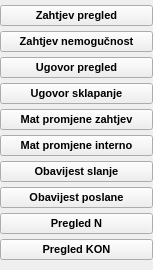
                <widget class="QWidget" name="pagePregled">
                 <property name="geometry">
                  <rect>
                   <x>0</x>
                   <y>-54</y>
                   <width>153</width>
                   <height>270</height>
                  </rect>
                 </property>
                 <property name="sizePolicy">
                  <sizepolicy hsizetype="Preferred" vsizetype="Maximum">
                   <horstretch>0</horstretch>
                   <verstretch>0</verstretch>
                  </sizepolicy>
                 </property>
                 <property name="font">
                  <font>
                   <pointsize>8</pointsize>
                   <weight>75</weight>
                   <bold>true</bold>
                  </font>
                 </property>
                 <attribute name="icon">
                  <iconset resource="../../resources/DonatForm.qrc">
                   <normaloff>:/InDonat/Forms/images/ig_menuBlueUp.gif</normaloff>:/InDonat/Forms/images/ig_menuBlueUp.gif</iconset>
                 </attribute>
                 <attribute name="label">
                  <string>Pregled</string>
                 </attribute>
                 <layout class="QVBoxLayout" name="verticalLayout_10">
                  <property name="spacing">
                   <number>0</number>
                  </property>
                  <property name="leftMargin">
                   <number>0</number>
                  </property>
                  <property name="topMargin">
                   <number>0</number>
                  </property>
                  <property name="rightMargin">
                   <number>0</number>
                  </property>
                  <property name="bottomMargin">
                   <number>0</number>
                  </property>
                  <item>
                   <widget class="QPushButton" name="btnMnuZahtjevPregled">
                    <property name="cursor">
                     <cursorShape>PointingHandCursor</cursorShape>
                    </property>
                    <property name="text">
                     <string>Zahtjev pregled</string>
                    </property>
                   </widget>
                  </item>
                  <item>
                   <widget class="QPushButton" name="btnMnuZahtjevNemogucnost">
                    <property name="cursor">
                     <cursorShape>PointingHandCursor</cursorShape>
                    </property>
                    <property name="text">
                     <string>Zahtjev nemogučnost</string>
                    </property>
                   </widget>
                  </item>
                  <item>
                   <widget class="QPushButton" name="btnMnuUgovorPregled">
                    <property name="cursor">
                     <cursorShape>PointingHandCursor</cursorShape>
                    </property>
                    <property name="text">
                     <string>Ugovor pregled</string>
                    </property>
                   </widget>
                  </item>
                  <item>
                   <widget class="QPushButton" name="btnMnuUgovorSklapanje">
                    <property name="cursor">
                     <cursorShape>PointingHandCursor</cursorShape>
                    </property>
                    <property name="text">
                     <string>Ugovor sklapanje</string>
                    </property>
                   </widget>
                  </item>
                  <item>
                   <widget class="QPushButton" name="btnMnuMatPromjeneZahtjev">
                    <property name="cursor">
                     <cursorShape>PointingHandCursor</cursorShape>
                    </property>
                    <property name="text">
                     <string>Mat promjene zahtjev</string>
                    </property>
                   </widget>
                  </item>
                  <item>
                   <widget class="QPushButton" name="btnMnuMatPromjeneInterno">
                    <property name="cursor">
                     <cursorShape>PointingHandCursor</cursorShape>
                    </property>
                    <property name="text">
                     <string>Mat promjene interno</string>
                    </property>
                   </widget>
                  </item>
                  <item>
                   <widget class="QPushButton" name="btnMnuObavijestSlanje">
                    <property name="cursor">
                     <cursorShape>PointingHandCursor</cursorShape>
                    </property>
                    <property name="text">
                     <string>Obavijest slanje</string>
                    </property>
                   </widget>
                  </item>
                  <item>
                   <widget class="QPushButton" name="btnMnuObavijestPoslane">
                    <property name="cursor">
                     <cursorShape>PointingHandCursor</cursorShape>
                    </property>
                    <property name="text">
                     <string>Obavijest poslane</string>
                    </property>
                   </widget>
                  </item>
                  <item>
                   <widget class="QPushButton" name="btnMnuPregledPregledN">
                    <property name="cursor">
                     <cursorShape>PointingHandCursor</cursorShape>
                    </property>
                    <property name="text">
                     <string>Pregled N</string>
                    </property>
                   </widget>
                  </item>
                  <item>
                   <widget class="QPushButton" name="btnMnuPregledPregledKon">
                    <property name="cursor">
                     <cursorShape>PointingHandCursor</cursorShape>
                    </property>
                    <property name="text">
                     <string>Pregled KON</string>
                    </property>
                   </widget>
                  </item>
                 </layout>
                </widget>
